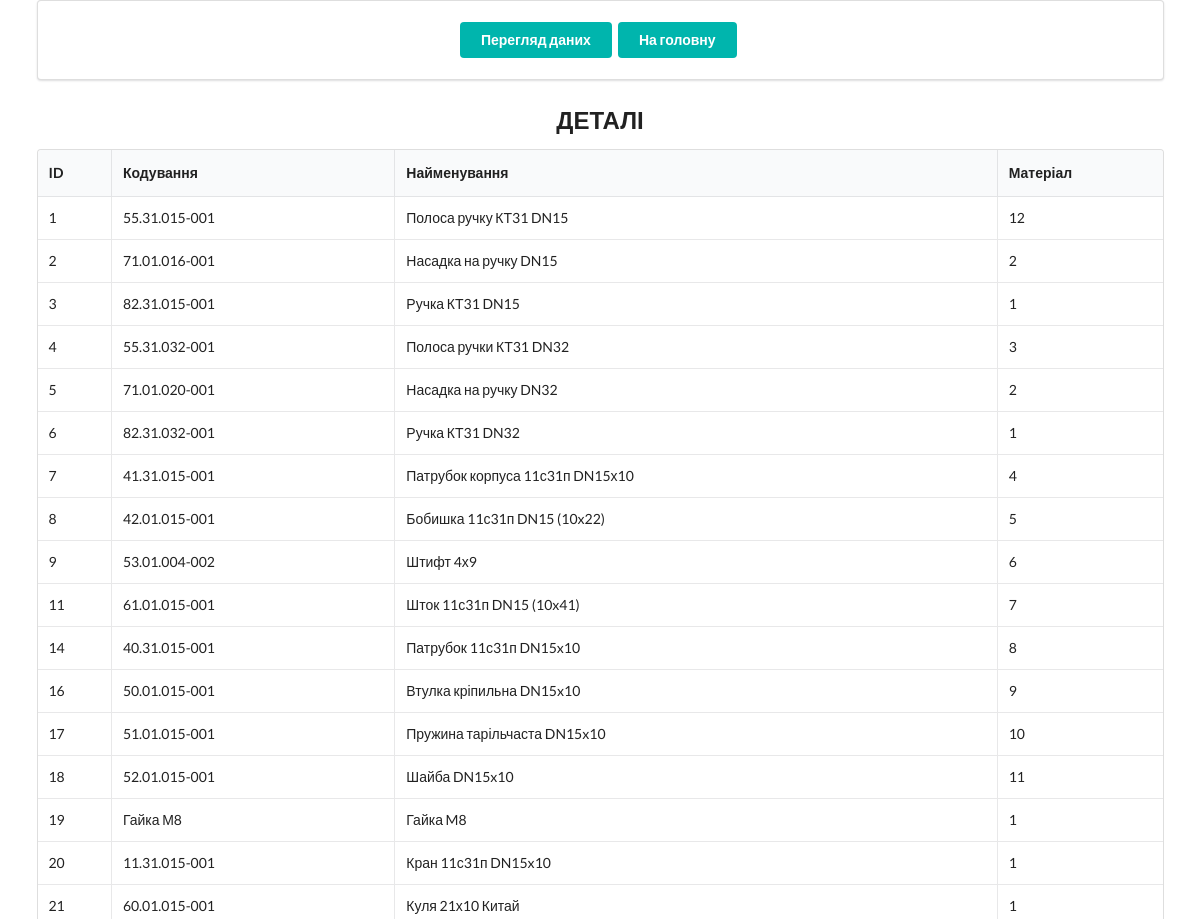
The app's page /detail_all (upper part), older data.
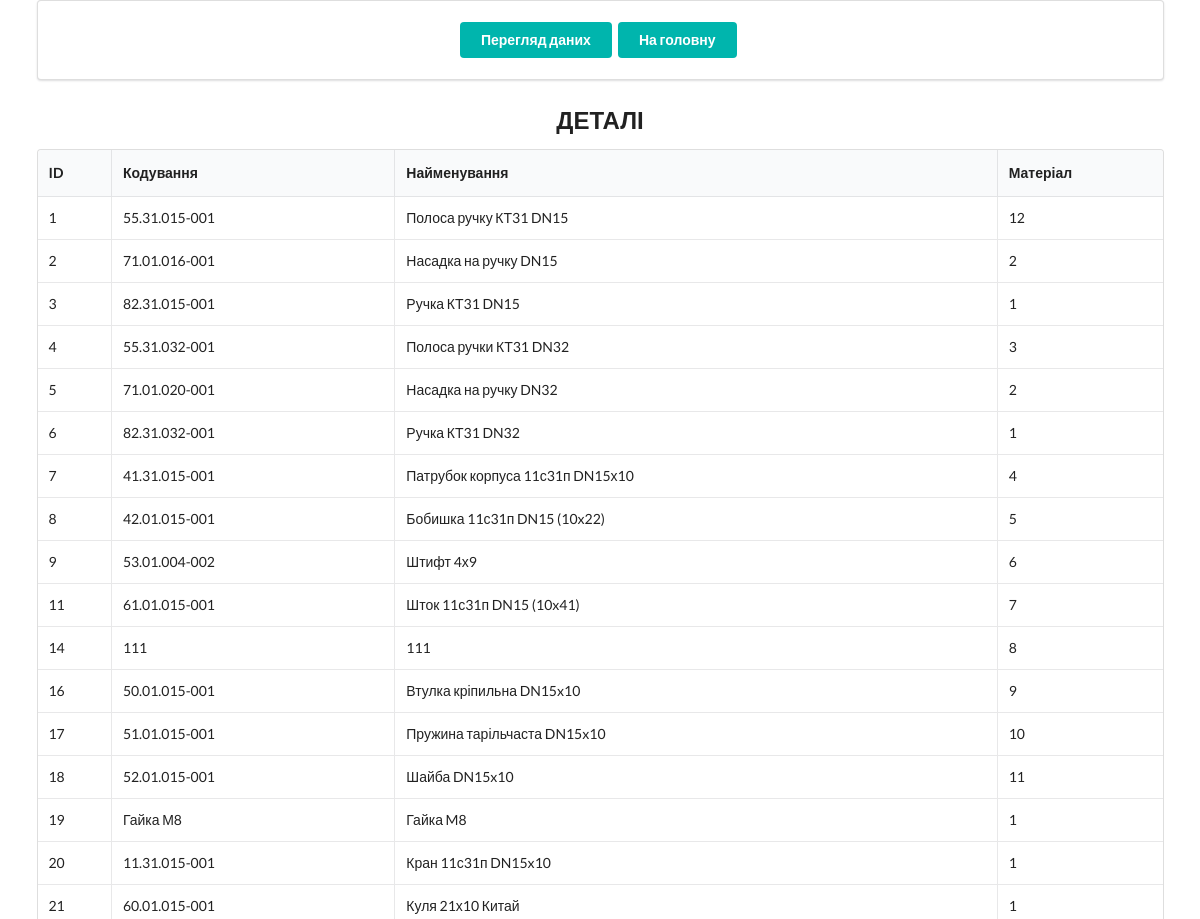
The same page, newer data.
### tables/tables.py (models this page shows)
class Detail(Base):
    __tablename__ = 'details'
    id = Column(Integer, primary_key=True, index=True)                      #
    coding = Column(VARCHAR(13))                                            # Кодування
    name = Column(String)                                                   # Найменування
    product_type= Column(Integer)
    material_id = Column(Integer, ForeignKey("materials.id"))               #
    lenght_workpiece = Column(Float)                                        # Довжина заготовки
    width_workpiece = Column(Float)                                         # Ширина заготовки
    trimming = Column(Float)                                                # Торцовка
    lenght_detail = Column(Float)                                           # Довжина деталі
    rate_costs = Column(Float)                                              # Норма розтрат, мм.
    notes = Column(String)
    price = Column(Float)                                                   # ціна
    date_created = Column(DateTime, default=datetime.today)
    date_updated = Column(DateTime, default=datetime.today, onupdate=datetime.today)
    Material = relationship("Material")
    detail_m_ks = relationship('Detail_m_k', back_populates='detail')

### routers/revision/revision_router.py (the view)
@app.get('/detail_all')
def detailall(request: Request, db_session: Session = Depends(get_db)):
    materials = db_session.query(Material).all()
    details = db_session.query(Detail).all()
    return templates.TemplateResponse('/revision/index_detail_all.html',
                                      {'request': request,
                                       'detail_list': details,
                                       'material_list': materials,}
                                      )

### templates/revision/index_detail_all.html
{% extends 'layout.html' %}
{% block content %}
<div class="ui container">
    <div class="ui padded segment">
        <div class="ui center aligned container">
                <a href="revision" class="ui teal button">Перегляд даних</a>
                <a href="/" class="ui teal button">На головну</a>
        </div>
    </div>
    <h2 class="ui center aligned header">ДЕТАЛІ</h2>
    <table class="ui celled table">
        <thead>
            <tr>
                <th>ID</th>
                <th>Кодування</th>
                <th>Найменування</th>
                <th>Матеріал</th>
            </tr>
        </thead>
        <tbody>
            {% for detail in detail_list %}
                <tr>
                    <td> {{ detail.id }} </td>
                    <td> {{ detail.coding }} </td>
                    <td> {{ detail.name }} </td>
                    <td> {{ detail.material_id }} </td>
                </tr>
            {% endfor %}
        </tbody>
    </table>
</div>
{% endblock content %}

Row changes from the older to the newer data that the page shows:
changed Detail id 14: coding "40.31.015-001" → "111"; name "Патрубок 11с31п DN15x10" → "111"
